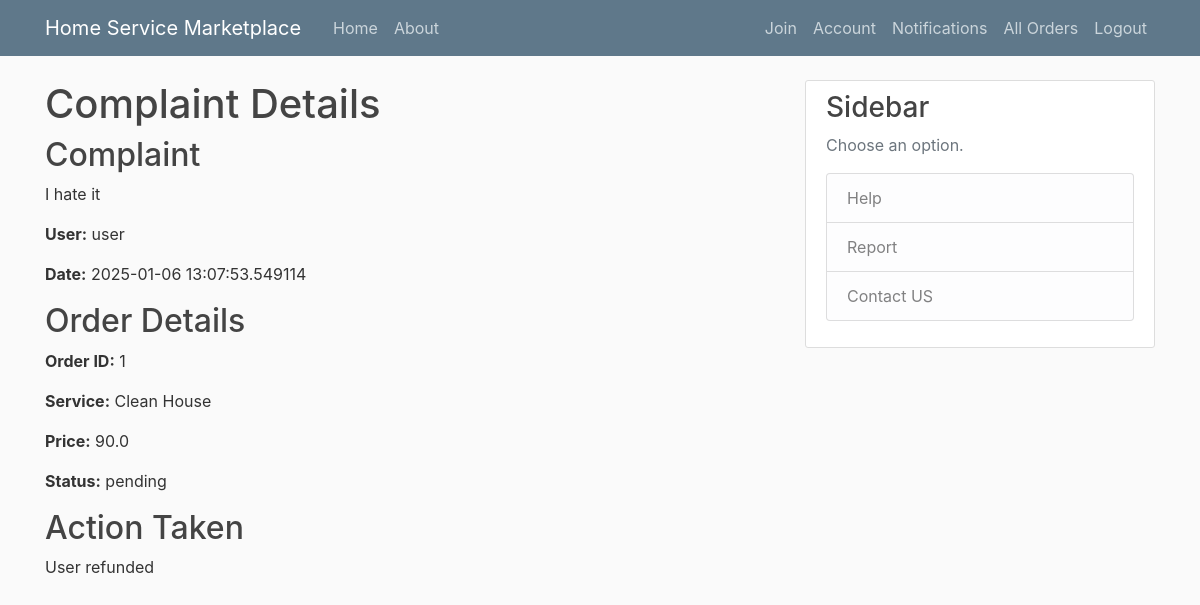
Page /complaint/1 (signed in) on the committed database.
### flaskapp/models.py (models this page shows, shortened)
class Complaint(db.Model):
    id = db.Column(db.Integer, primary_key=True)
    order_id = db.Column(db.Integer, db.ForeignKey('order.id'), nullable=False)
    user_id = db.Column(db.Integer, db.ForeignKey('user.id'), nullable=False)
    message = db.Column(db.Text, nullable=False)
    date_posted = db.Column(db.DateTime, nullable=False, default=datetime.utcnow)
    resolved = db.Column(db.Boolean, nullable=False, default=False)
    action_taken = db.Column(db.String(100), nullable=True)
    order = db.relationship('Order', backref='complaints', lazy=True)
    user = db.relationship('User', backref='complaints', lazy=True)

class User(db.Model, UserMixin):
    id = db.Column(db.Integer, primary_key=True)
    username = db.Column(db.String(20), nullable=False)
    email = db.Column(db.String(120), unique=True, nullable=False)
    image_file = db.Column(db.String(20), nullable=False, default='default.jpg')
    password = db.Column(db.String(60), nullable=False)
    orders = db.relationship('Order', backref='customer', lazy=True)
    is_admin = db.Column(db.Boolean, nullable=False, default=False)
    services = db.relationship('Service', backref='creator', lazy=True)
    @property
    def is_service_provider(self):
        return ServiceProvider.query.filter_by(id=self.id).first() is not None

class Order(db.Model):
    id = db.Column(db.Integer, primary_key=True)
    order_loc = db.Column(db.String(200), nullable=False)
    order_datetime = db.Column(db.DateTime, default=datetime.utcnow)
    status = db.Column(db.Enum(OrderStatus), nullable=False, default=OrderStatus.pending)
    review = db.Column(db.Text, nullable=True)
    rate = db.Column(db.Integer, nullable=True)
    price = db.Column(db.Float, nullable=False)
    notifications = db.Column(db.Enum(NotificationStatus), default=NotificationStatus.not_viewed)
    ser_id = db.Column(db.Integer, db.ForeignKey('service.id'), nullable=False)
    service = db.relationship('Service', backref='service_orders', lazy=True)  # Renamed backref
    customer_id = db.Column(db.Integer, db.ForeignKey('user.id'), nullable=False)
    service_provider_id = db.Column(db.Integer, db.ForeignKey('service_provider.id'), nullable=False)
    latitude = db.Column(db.Float)
    longitude = db.Column(db.Float)

class Service(db.Model):
    id = db.Column(db.Integer, primary_key=True)
    title = db.Column(db.String(100), nullable=False)
    description = db.Column(db.Text, nullable=False)
    date_posted = db.Column(db.DateTime, nullable=False, default=datetime.utcnow)
    user_id = db.Column(db.Integer, db.ForeignKey('user.id'), nullable=False)
    provider_id = db.Column(db.Integer, db.ForeignKey('service_provider.id'), nullable=False)
    ratings = db.Column(db.Integer, nullable=False)
    category_id = db.Column(db.Integer, db.ForeignKey('category.id'), nullable=False)
    duration = db.Column(db.Integer, nullable=False)
    ser_price = db.Column(db.Float, nullable=False)
    orders = db.relationship('Order', backref='linked_service', lazy=True)

### flaskapp/routes.py (the view)
@app.route("/complaint/<int:complaint_id>")
@login_required
@admin_required
def view_complaint(complaint_id):
    complaint = Complaint.query.get_or_404(complaint_id)
    order = Order.query.options(joinedload(Order.service)).get_or_404(complaint.order_id)
    return render_template('complaint_details.html', complaint=complaint, order=order)

### flaskapp/models.py (called while the page is built)
@login_manager.user_loader
def load_user(user_id):
    return User.query.get(int(user_id))

### flaskapp/routes.py (called while the page is built)
def admin_required(f):
    @wraps(f)
    def decorated_function(*args, **kwargs):
        if not current_user.is_authenticated or not current_user.is_admin:
            abort(403)
        return f(*args, **kwargs)
    return decorated_function

### flaskapp/templates/complaint_details.html (shortened to what this page needs)
{% extends "layout.html" %}
{% block content %}
<h1>Complaint Details</h1>
<div>
  <h2>Complaint</h2>
  <p>{{ complaint.message }}</p>
  <p><strong>User:</strong> {{ complaint.user.username }}</p>
  <p><strong>Date:</strong> {{ complaint.date_posted }}</p>
</div>
<div>
  <h2>Order Details</h2>
  <p><strong>Order ID:</strong> {{ order.id }}</p>
  <p><strong>Service:</strong> {{ order.service.title }}</p>
  <p><strong>Price:</strong> {{ order.price }}</p>
  <p><strong>Status:</strong> {{ order.status.value }}</p>
</div>
{% if complaint.resolved %}
<div>
  <h2>Action Taken</h2>
  <p>{{ complaint.action_taken }}</p>
</div>
{% endif %}
{% endblock content %}

### flaskapp/static/main.css (style rules this page uses)
body { background: #fafafa; color: #333333; margin-top: 5rem; }
h1, h2, h3, h4, h5, h6 { color: #444444; }

### rows in the picture
Complaint: message "I hate it", date_posted "2025-01-06 13:07:53.549114", action_taken "User refunded"
User: user.username "user"
Order: id "1", price "90.0", status.value "pending"
Service: service "Clean House"
